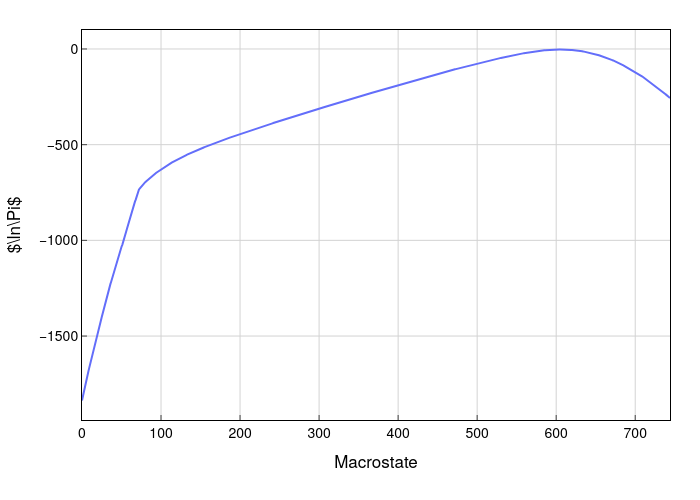

Notebook cell for this chart:
### Markdown cell above
We will begin with example of water adsorption (using TIP4P water model) on MOF-303 at 298 K. All RASPA simulation input files needed to reproduce transition probability data you will find in folder named *raspa_input*. 

File `data/prob_MOF-303-E4D4_3.2.3_298.000000_1700.csv` contains transition probability data and is composed with columns:

- **macrostate**: with the number of molecules

- **P_up**: with the probability of inserting a molecule $P(N \rightarrow N+1)$

- **P_down**: with the probability of deleting a molecule $P(N \rightarrow N-1)$

- **term_1**: with the average potential energy at given macrostate used to extrapolate $\ln\Pi$ (as the first term of Taylor expansion in the grand canonical ensemble)

- **term_2**: with the fluctuations of the potential energy at given macrostate used to extrapolate $\ln\Pi$ (as the second term of Taylor expansion in the grand canonical ensemble). It is calculated using equation $<E^2> - <E>^2$, where $E$ is the potential energy at given macrostate

The first three columns are used directly to calculate the macrostate probability distribution (MPD), and the subsequent columns (term 1, 2, and following) are used for temperature extrapolation, as will be demonstrated later.  

To initialize the MPD from the probability file, we use the `prob_from_csv` function. We do not need anything else to calculate the MPD, but to calculate the adsorption isotherm, we need to know the conditions set in the simulation: temperature and fugacity. This information is obtained directly from the simulation metadata file. It must have the same name, except with a `.metadata.json` extension.

### Code cell
mpd_mof303 = MPD.prob_from_csv(file_name="data/prob_MOF-303-E4D4_3.2.3_298.000000_1700.csv")
mpd_mof303.plot()

### Figure 1 — Plotly figure (JSON) as saved in the notebook; plotly's stock layout.template omitted (floating-point values rounded to 4 significant figures; data arrays with more than 128 entries replaced by an {"elided": "..."} marker saying what was removed)
{"data": [{"mode": "lines", "x": {"elided": "745 int values"}, "y": {"elided": "745 float values"}, "type": "scatter"}], "layout": {"font": {"family": "Helvetica Neue", "size": 14, "color": "black"}, "xaxis": {"title": {"text": "Macrostate"}, "tickfont": {"family": "Helvetica Neue", "size": 14, "color": "black"}, "showline": true, "linewidth": 1, "linecolor": "black", "gridcolor": "lightgrey", "mirror": true, "zeroline": false, "ticks": "inside"}, "yaxis": {"title": {"text": "$\\ln\\Pi$"}, "tickfont": {"family": "Helvetica Neue", "size": 14, "color": "black"}, "showline": true, "linewidth": 1, "linecolor": "black", "gridcolor": "lightgrey", "mirror": true, "zeroline": false, "ticks": "inside"}, "margin": {"r": 30, "t": 30}, "plot_bgcolor": "white", "width": 700, "height": 500}}
